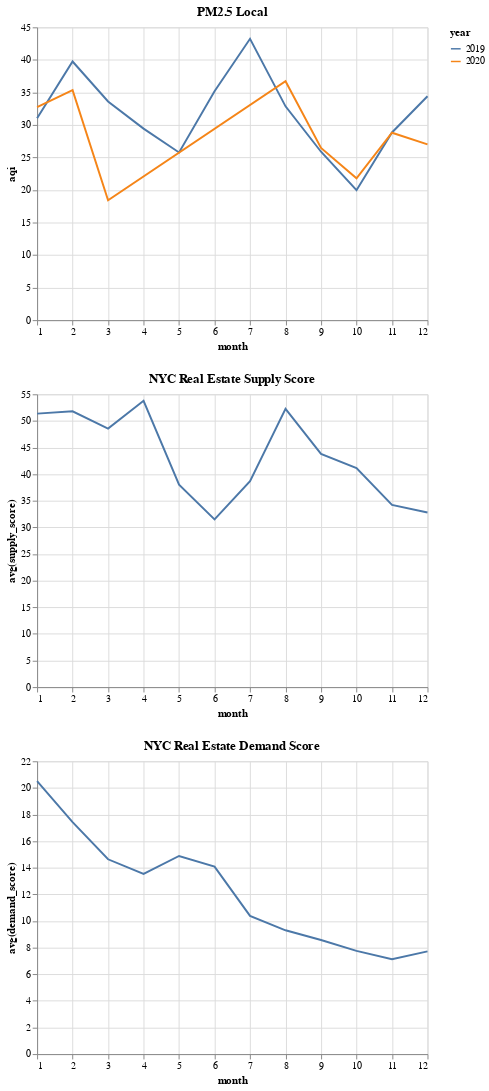

This figure's notebook cell:
### Code cell
demand_nyc_2020_chart = alt.Chart(avg_hotness_nyc_2020).mark_line().encode(
    alt.X("month"),
    alt.Y("avg(demand_score)"),
    #color=alt.value("demand")
    #color="avg(supply_score)",
    #strokeDash="year:O"
).properties(
    title="NYC Real Estate Demand Score"
)
supply_nyc_2020_chart = alt.Chart(avg_hotness_nyc_2020).mark_line().encode(
    alt.X("month"),
    alt.Y("avg(supply_score)"),
    #color=alt.value("supply")
    #color="avg(supply_score)",
    #strokeDash="year:O"
).properties(
    title="NYC Real Estate Supply Score"
)
supply_demand_chart = alt.vconcat(
    supply_nyc_2020_chart,
    demand_nyc_2020_chart
)

alt.vconcat(
    pm25_local_chart,
    supply_demand_chart
#     alt.layer(
#         demand_nyc_2020_chart,
#         supply_nyc_2020_chart
#     )
)
#supply_nyc_2020_chart

### Figure 1 — Vega-Lite specification as saved in the notebook (floating-point values rounded to 4 significant figures)
{"config": {"view": {"continuousWidth": 400, "continuousHeight": 300}}, "vconcat": [{"layer": [{"data": {"name": "data-ce1f4ef402a07c95ed1b62a2d94ba737"}, "mark": "line", "encoding": {"color": {"type": "nominal", "field": "year"}, "x": {"type": "quantitative", "field": "month"}, "y": {"type": "quantitative", "field": "aqi"}}, "title": "PM2.5 Local Conditions - 2019"}, {"data": {"name": "data-876a07c83189cb6ca5e5792530e047f0"}, "mark": "line", "encoding": {"color": {"type": "nominal", "field": "year"}, "x": {"type": "quantitative", "field": "month"}, "y": {"type": "quantitative", "field": "aqi"}}, "title": "PM2.5 Local Conditions - 2020"}], "title": "PM2.5 Local"}, {"vconcat": [{"mark": "line", "encoding": {"x": {"type": "quantitative", "field": "month"}, "y": {"type": "quantitative", "field": "avg(supply_score)"}}, "title": "NYC Real Estate Supply Score"}, {"mark": "line", "encoding": {"x": {"type": "quantitative", "field": "month"}, "y": {"type": "quantitative", "field": "avg(demand_score)"}}, "title": "NYC Real Estate Demand Score"}], "data": {"name": "data-1a0b65ea52e21d8688a46f5d006978de"}}], "$schema": "https://vega.github.io/schema/vega-lite/v4.8.1.json", "datasets": {"data-ce1f4ef402a07c95ed1b62a2d94ba737": [{"date_month": "2019-08-01", "aqi": 32.86, "arithmetic_mean": 7.911, "units_of_measure": "Micrograms/cubic meter (LC)", "parameter": "PM2.5 - Local Conditions", "year": 2019, "month": 8}, {"date_month": "2019-04-01", "aqi": 29.43, "arithmetic_mean": 7.071, "units_of_measure": "Micrograms/cubic meter (LC)", "parameter": "PM2.5 - Local Conditions", "year": 2019, "month": 4}, {"date_month": "2019-01-01", "aqi": 31.03, "arithmetic_mean": 7.694, "units_of_measure": "Micrograms/cubic meter (LC)", "parameter": "PM2.5 - Local Conditions", "year": 2019, "month": 1}, {"date_month": "2019-12-01", "aqi": 34.4, "arithmetic_mean": 8.816, "units_of_measure": "Micrograms/cubic meter (LC)", "parameter": "PM2.5 - Local Conditions", "year": 2019, "month": 12}, {"date_month": "2019-03-01", "aqi": 33.61, "arithmetic_mean": 8.158, "units_of_measure": "Micrograms/cubic meter (LC)", "parameter": "PM2.5 - Local Conditions", "year": 2019, "month": 3}, {"date_month": "2019-02-01", "aqi": 39.75, "arithmetic_mean": 10.34, "units_of_measure": "Micrograms/cubic meter (LC)", "parameter": "PM2.5 - Local Conditions", "year": 2019, "month": 2}, {"date_month": "2019-10-01", "aqi": 19.96, "arithmetic_mean": 4.8, "units_of_measure": "Micrograms/cubic meter (LC)", "parameter": "PM2.5 - Local Conditions", "year": 2019, "month": 10}, {"date_month": "2019-09-01", "aqi": 25.88, "arithmetic_mean": 6.248, "units_of_measure": "Micrograms/cubic meter (LC)", "parameter": "PM2.5 - Local Conditions", "year": 2019, "month": 9}, {"date_month": "2019-05-01", "aqi": 25.77, "arithmetic_mean": 6.226, "units_of_measure": "Micrograms/cubic meter (LC)", "parameter": "PM2.5 - Local Conditions", "year": 2019, "month": 5}, {"date_month": "2019-11-01", "aqi": 28.84, "arithmetic_mean": 7.408, "units_of_measure": "Micrograms/cubic meter (LC)", "parameter": "PM2.5 - Local Conditions", "year": 2019, "month": 11}, {"date_month": "2019-06-01", "aqi": 35.18, "arithmetic_mean": 8.594, "units_of_measure": "Micrograms/cubic meter (LC)", "parameter": "PM2.5 - Local Conditions", "year": 2019, "month": 6}, {"date_month": "2019-07-01", "aqi": 43.23, "arithmetic_mean": 10.69, "units_of_measure": "Micrograms/cubic meter (LC)", "parameter": "PM2.5 - Local Conditions", "year": 2019, "month": 7}], "data-876a07c83189cb6ca5e5792530e047f0": [{"date_month": "2020-01-01", "aqi": 32.74, "arithmetic_mean": 7.859, "units_of_measure": "Micrograms/cubic meter (LC)", "parameter": "PM2.5 - Local Conditions", "year": 2020, "month": 1}, {"date_month": "2020-12-01", "aqi": 27.0, "arithmetic_mean": 6.84, "units_of_measure": "Micrograms/cubic meter (LC)", "parameter": "PM2.5 - Local Conditions", "year": 2020, "month": 12}, {"date_month": "2020-09-01", "aqi": 26.47, "arithmetic_mean": 6.42, "units_of_measure": "Micrograms/cubic meter (LC)", "parameter": "PM2.5 - Local Conditions", "year": 2020, "month": 9}, {"date_month": "2020-03-01", "aqi": 18.43, "arithmetic_mean": 4.429, "units_of_measure": "Micrograms/cubic meter (LC)", "parameter": "PM2.5 - Local Conditions", "year": 2020, "month": 3}, {"date_month": "2020-10-01", "aqi": 21.8, "arithmetic_mean": 5.207, "units_of_measure": "Micrograms/cubic meter (LC)", "parameter": "PM2.5 - Local Conditions", "year": 2020, "month": 10}, {"date_month": "2020-02-01", "aqi": 35.35, "arithmetic_mean": 8.683, "units_of_measure": "Micrograms/cubic meter (LC)", "parameter": "PM2.5 - Local Conditions", "year": 2020, "month": 2}, {"date_month": "2020-08-01", "aqi": 36.71, "arithmetic_mean": 8.843, "units_of_measure": "Micrograms/cubic meter (LC)", "parameter": "PM2.5 - Local Conditions", "year": 2020, "month": 8}, {"date_month": "2020-11-01", "aqi": 28.8, "arithmetic_mean": 7.18, "units_of_measure": "Micrograms/cubic meter (LC)", "parameter": "PM2.5 - Local Conditions", "year": 2020, "month": 11}], "data-1a0b65ea52e21d8688a46f5d006978de": [{"month": 1, "year": 2020, "avg(hotness_score)": 35.94, "avg(supply_score)": 51.37, "avg(demand_score)": 20.5}, {"month": 2, "year": 2020, "avg(hotness_score)": 34.62, "avg(supply_score)": 51.8, "avg(demand_score)": 17.43}, {"month": 3, "year": 2020, "avg(hotness_score)": 31.6, "avg(supply_score)": 48.56, "avg(demand_score)": 14.64}, {"month": 4, "year": 2020, "avg(hotness_score)": 33.66, "avg(supply_score)": 53.78, "avg(demand_score)": 13.54}, {"month": 5, "year": 2020, "avg(hotness_score)": 26.45, "avg(supply_score)": 38.02, "avg(demand_score)": 14.89}, {"month": 6, "year": 2020, "avg(hotness_score)": 22.79, "avg(supply_score)": 31.49, "avg(demand_score)": 14.09}, {"month": 7, "year": 2020, "avg(hotness_score)": 24.53, "avg(supply_score)": 38.67, "avg(demand_score)": 10.38}, {"month": 8, "year": 2020, "avg(hotness_score)": 30.78, "avg(supply_score)": 52.25, "avg(demand_score)": 9.3}, {"month": 9, "year": 2020, "avg(hotness_score)": 26.19, "avg(supply_score)": 43.81, "avg(demand_score)": 8.572}, {"month": 10, "year": 2020, "avg(hotness_score)": 24.44, "avg(supply_score)": 41.13, "avg(demand_score)": 7.751}, {"month": 11, "year": 2020, "avg(hotness_score)": 20.67, "avg(supply_score)": 34.22, "avg(demand_score)": 7.125}, {"month": 12, "year": 2020, "avg(hotness_score)": 20.26, "avg(supply_score)": 32.8, "avg(demand_score)": 7.717}]}}
